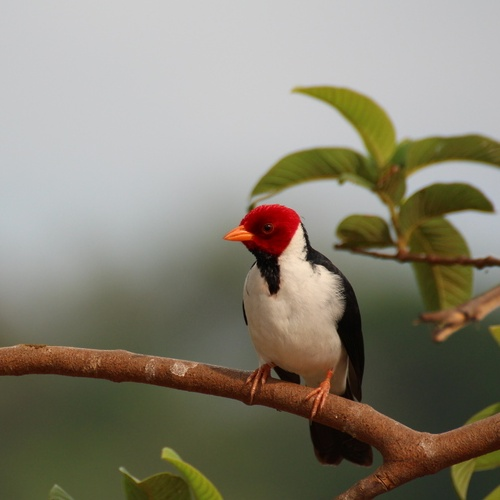
#> input picture Assignment_5/resources/image-square.jpeg, 500 x 500 px
$ python B_b.py
#> lines starting #> are read from the running program, lines starting #| are printed output that depends on the picture
# Use 3×3 Mask for low pass filter and high pass filter
import cv2
import numpy as np

def main():
	img = cv2.imread("resources/image-square.jpeg", 1)
#> img is the input picture: shape (500, 500, 3); mean B, G, R 115.3, 130.9, 136.1

	# Low pass filter
	low_pass_kernel = np.array((
		[1, 2, 1],
		[2, 4, 2],
		[1, 2, 1]
	), np.float32)/16

	low_pass_output = cv2.filter2D(img, -1, low_pass_kernel)

	# High pass filter
	high_pass_kernel = np.array((
		[-1, -1, -1],
		[-1, 8, -1],
		[-1, -1, -1]
	), np.float32)

	high_pass_output = cv2.filter2D(img, -1, high_pass_kernel)
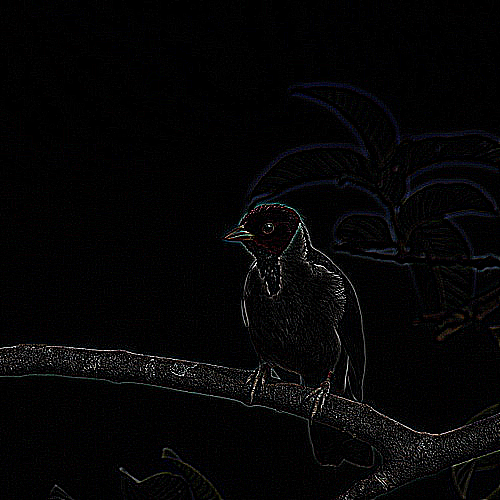
#> high_pass_output: shape (500, 500, 3); mean B, G, R 5.7, 5.3, 5.4

	cv2.imshow("Original",img)
	cv2.imshow("Low Pass filter",low_pass_output)
	cv2.imshow("High Pass filter",high_pass_output)
	cv2.waitKey(0)
	cv2.destroyAllWindows()


if __name__ == "__main__":
	main()
